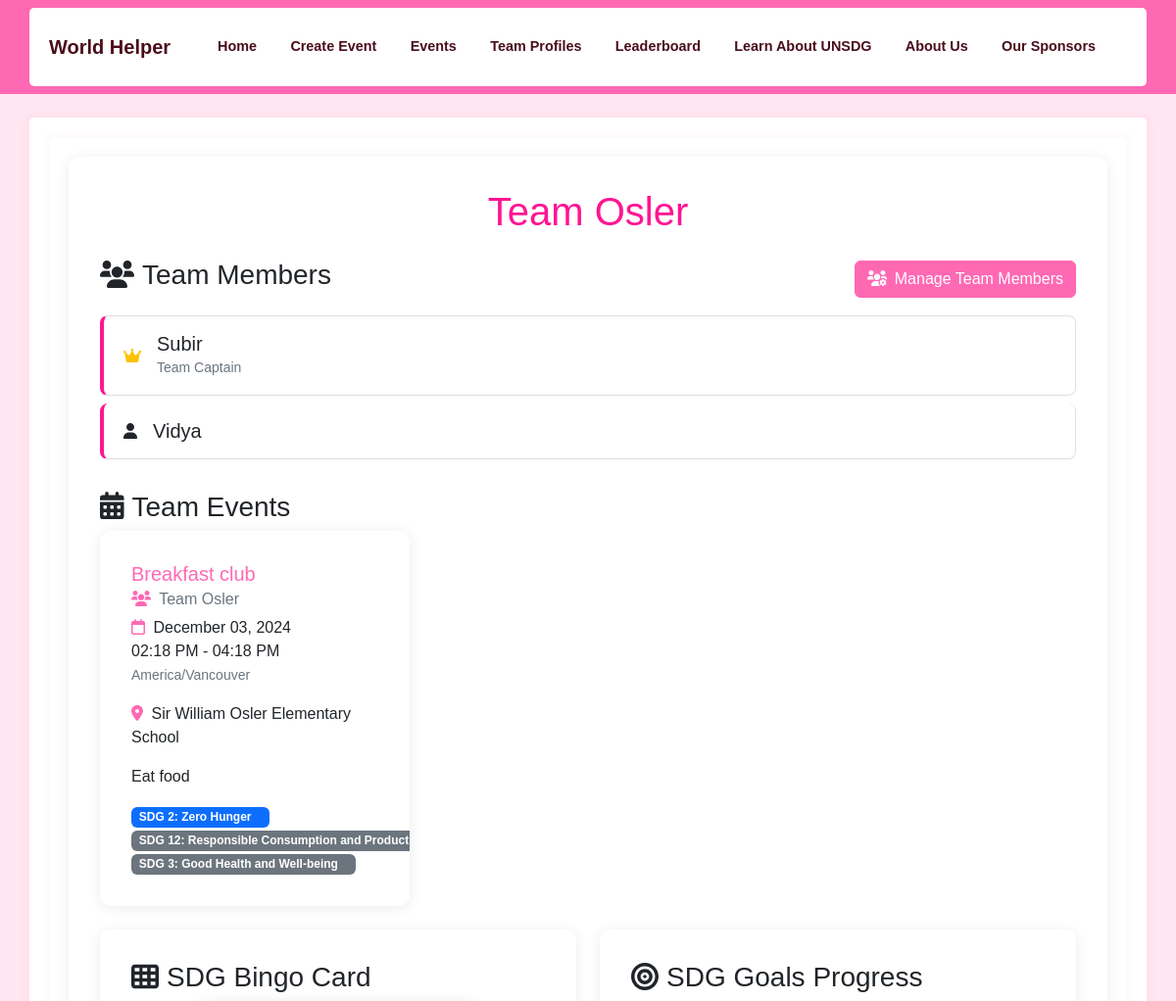
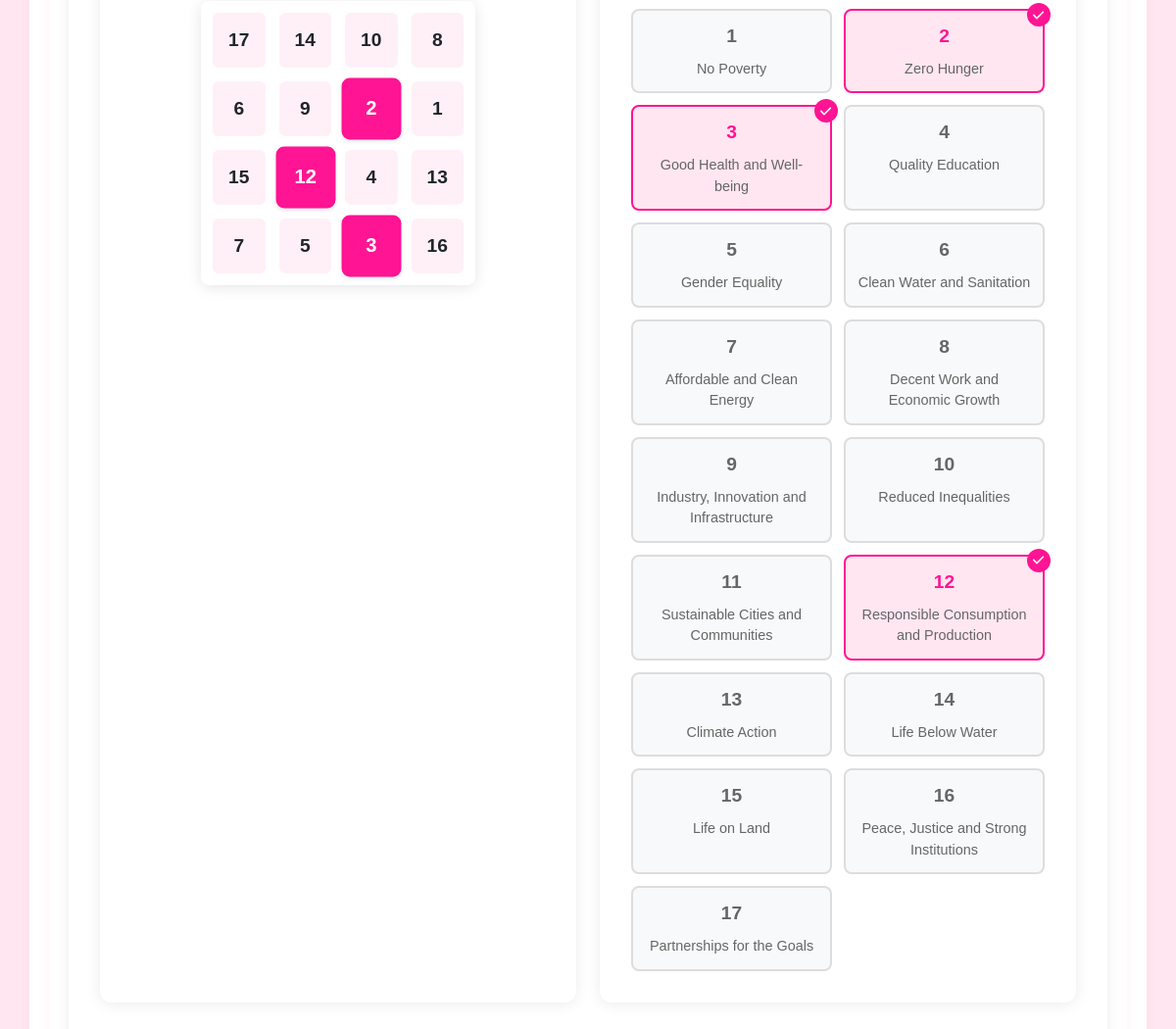
/team/1, run on the app's committed database (2 pictures, top to bottom).
### app/models.py (models this page shows, shortened)
class Team(db.Model):
    id = db.Column(db.Integer, primary_key=True)
    team_phrase = db.Column(db.String(100), nullable=False)
    name = db.Column(db.String(64), nullable=False)
    members = db.relationship('TeamMember', backref='team', lazy='dynamic',
                            cascade='all, delete-orphan')
    events = db.relationship('Event', backref='team', lazy='dynamic',
                           cascade='all, delete-orphan')
    bingo_card = db.relationship('BingoCard', backref='team', uselist=False,
                                cascade='all, delete-orphan')
    created_at = db.Column(db.DateTime, default=datetime.utcnow)

class TeamMember(db.Model):
    id = db.Column(db.Integer, primary_key=True)
    name = db.Column(db.String(64), nullable=False)
    team_id = db.Column(db.Integer, db.ForeignKey('team.id', ondelete='CASCADE'), nullable=False)
    is_captain = db.Column(db.Boolean, default=False)
    __table_args__ = (
        db.UniqueConstraint('team_id', 'name', name='unique_member_per_team'),
    )

class Event(db.Model):
    id = db.Column(db.Integer, primary_key=True)
    title = db.Column(db.String(100), nullable=False)
    description = db.Column(db.Text(1000))
    start_date = db.Column(db.DateTime, nullable=False)
    end_date = db.Column(db.DateTime, nullable=False)
    timezone = db.Column(db.String(50), nullable=False)
    location = db.Column(db.String(100))
    team_id = db.Column(db.Integer, db.ForeignKey('team.id', ondelete='CASCADE'), nullable=False)
    sdg_goals = db.Column(JSONType)
    created_at = db.Column(db.DateTime, default=datetime.utcnow)

### app/main/routes.py (the view)
@bp.route('/team/<int:team_id>')
def team(team_id):
    team = Team.query.get_or_404(team_id)
    events = team.events.order_by(Event.start_date.desc()).all()
    bingo_card = BingoCard.query.filter_by(team_id=team_id).first()
    team_sdg_goals = set()
    for event in events:
        if event.sdg_goals and 'goals' in event.sdg_goals:
            team_sdg_goals.update(event.sdg_goals['goals'])
    all_sdg_goals = [
        {
            'number': i,
            'description': SDG_DESCRIPTIONS[i],
            'achieved': i in team_sdg_goals
        } for i in range(1, 18)
    ]
    return render_template('team.html',
                         team=team,
                         events=events,
                         bingo_card=bingo_card,
                         sdg_descriptions=SDG_DESCRIPTIONS,
                         all_sdg_goals=all_sdg_goals)

### app/main/routes.py (called while the page is built)
@bp.context_processor
def utility_processor():
    return dict(SDG_DESCRIPTIONS=SDG_DESCRIPTIONS)

### app/models.py (called while the page is built)
    def process_result_value(self, value, dialect):
        if value is None:
            return None
        return json.loads(value)

### app/templates/team.html (shortened to what this page needs)
{% extends "base.html" %}
{% block content %}
<div class="container">
    <div class="card">
        <div class="card-body">
            <h1 class="card-title text-center mb-4">{{ team.name }}</h1>
            <div class="mb-4">
                <div class="d-flex justify-content-between align-items-center mb-3">
                    <h3><i class="fas fa-users me-2"></i>Team Members</h3>
                    <button class="btn btn-primary" data-bs-toggle="modal" data-bs-target="#teamManageModal">
                        <i class="fas fa-users-cog me-2"></i>Manage Team Members
                    </button>
                </div>
                <div class="list-group">
                    {% for member in team.members %}
                        {% if member.is_captain %}
                        <div class="list-group-item">
                            <div class="d-flex align-items-center">
                                <i class="fas fa-crown text-warning me-3"></i>
                                <div>
                                    <h5 class="mb-0">{{ member.name }}</h5>
                                    <small class="text-muted">Team Captain</small>
                                </div>
                            </div>
                        </div>
                        {% endif %}
                    {% endfor %}
                    {% for member in team.members %}
                        {% if not member.is_captain %}
                        <div class="list-group-item">
                            <div class="d-flex align-items-center">
                                <i class="fas fa-user me-3"></i>
                                <div>
                                    <h5 class="mb-0">{{ member.name }}</h5>
                                </div>
                            </div>
                        </div>
                        {% endif %}
                    {% endfor %}
                </div>
            </div>
            <div class="mb-4">
                <h3><i class="fas fa-calendar-alt me-2"></i>Team Events</h3>
                {% if events %}
                <div class="row row-cols-1 row-cols-md-2 row-cols-lg-3 g-4">
                    {% for event in events %}
                    <div class="col">
                        <div class="card h-100">
                            <div class="card-body">
                                <h5 class="card-title" style="color: #FF69B4;">{{ event.title }}</h5>
                                <h6 class="card-subtitle mb-2 text-muted">
                                    <i class="fas fa-users me-1" style="color: #FF69B4;"></i>
                                    {{ event.team.name }}
                                </h6>
                                <p class="card-text">
                                    <i class="far fa-calendar me-1" style="color: #FF69B4;"></i>
                                    {% if event.start_date.date() == event.end_date.date() %}
                                        {{ event.start_date.strftime('%B %d, %Y') }}<br>
                                        {{ event.start_date.strftime('%I:%M %p') }} - {{ event.end_date.strftime('%I:%M %p') }}
                                    {% else %}
                                        {{ event.start_date.strftime('%B %d, %Y %I:%M %p') }} -<br>
                                        {{ event.end_date.strftime('%B %d, %Y %I:%M %p') }}
                                    {% endif %}
                                    <br>
                                    <small class="text-muted">{{ event.timezone }}</small>
                                </p>
                                {% if event.location %}
                                <p class="card-text">
                                    <i class="fas fa-map-marker-alt me-1" style="color: #FF69B4;"></i>
                                    {{ event.location }}
                                </p>
                                {% endif %}
                                {% if event.description %}
                                <p class="card-text">{{ event.description }}</p>
                                {% endif %}
                                {% if event.sdg_goals %}
                                <div class="mt-2">
                                    {% for goal in event.sdg_goals.goals %}
                                    <span class="badge {% if goal == event.sdg_goals.primary %}bg-primary{% else %}bg-secondary{% endif %} me-1">
                                        SDG {{ goal }}: {{ sdg_descriptions[goal] }}
                                    </span>
                                    {% endfor %}
                                </div>
                                {% endif %}
                            </div>
                        </div>
                    </div>
                    {% endfor %}
                </div>
                {% else %}
                <p class="text-muted">No events created yet.</p>
                {% endif %}
            </div>
            <div class="row mb-4">
                <div class="col-md-6">
                    <div class="card h-100">
                        <div class="card-body">
                            <h3><i class="fas fa-th me-2"></i>SDG Bingo Card</h3>
                            {% if bingo_card %}
                                <div class="bingo-grid">
                                    {% for row in bingo_card.card_numbers %}
                                        <div class="bingo-row">
                                            {% for number in row %}
                                                <div class="bingo-cell {% if number and number in bingo_card.marked_numbers %}marked{% endif %}">
                                                    {% if number %}
                                                        {{ number }}
                                                    {% endif %}
                                                </div>
                                            {% endfor %}
                                        </div>
                                    {% endfor %}
                                </div>
                            {% else %}
                                <p class="text-muted">No bingo card available.</p>
                            {% endif %}
                        </div>
                    </div>
                </div>
                <div class="col-md-6">
                    <div class="card h-100">
                        <div class="card-body">
                            <h3><i class="fas fa-bullseye me-2"></i>SDG Goals Progress</h3>
                            <div class="sdg-goals-grid">
                                {% for goal in all_sdg_goals %}
                                <div class="sdg-goal-card {% if goal.achieved %}achieved{% endif %}">
                                    <div class="sdg-goal-number">{{ goal.number }}</div>
                                    <div class="sdg-goal-description">{{ goal.description }}</div>
                                    {% if goal.achieved %}
                                    <div class="sdg-goal-badge">
                                        <i class="fas fa-check"></i>
                                    </div>
                                    {% endif %}
                                </div>
                                {% endfor %}
                            </div>
                        </div>
                    </div>
                </div>
            </div>
        </div>
    </div>
</div>
{% endblock %}

### app/static/css/custom.css (style rules this page uses)
:root { --pink-primary: #FF1493; --pink-secondary: #FF69B4; --pink-light: #FFE6F0; --pink-border: #FFCCE6; --pink-hover: #FF1493; --pink-dark: #4a0e1c; }
body { font-family: 'Arial', sans-serif; background-color: var(--pink-light); }
.container { background-color: #ffffff; border-radius: 5px; padding: 20px; box-shadow: 0 0 10px rgba(255, 105, 180, 0.1); }
h1, .world-helper-title { color: var(--pink-primary); margin-bottom: 20px; }
.btn-primary { background-color: var(--pink-secondary); border-color: var(--pink-secondary); }
.badge { position: relative; padding-right: 1.5em; }
.bingo-grid { display: flex; flex-direction: column; gap: 10px; max-width: 400px; margin: 0 auto; }
.bingo-row { display: flex; gap: 10px; justify-content: center; }
.bingo-cell { width: 70px; height: 70px; border: 2px solid #ddd; border-radius: 8px; display: flex; align-items: center; justify-content: center; position: relative; background: #f8f9fa; transition: all 0.3s ease; font-weight: bold; font-size: 1.1rem; }
.bingo-cell.marked { background: var(--pink-light); border-color: var(--pink-primary); color: var(--pink-primary); }
.sdg-goals-grid { display: grid; grid-template-columns: repeat(auto-fill, minmax(140px, 1fr)); gap: 0.75rem; margin-top: 1rem; }
.sdg-goal-card { position: relative; padding: 0.75rem; border: 2px solid #ddd; border-radius: 8px; background: #f8f9fa; transition: all 0.3s ease; display: flex; flex-direction: column; align-items: center; text-align: center; font-size: 0.9rem; }
.sdg-goal-card.achieved { border-color: var(--pink-primary); background: var(--pink-light); }
.sdg-goal-number { font-size: 1.2rem; font-weight: bold; color: #666; margin-bottom: 0.5rem; }
.sdg-goal-card.achieved .sdg-goal-number { color: var(--pink-primary); }
.sdg-goal-description { font-size: 0.9rem; color: #666; }
.sdg-goal-badge { position: absolute; top: -8px; right: -8px; background: var(--pink-primary); color: white; width: 24px; height: 24px; border-radius: 50%; display: flex; align-items: center; justify-content: center; font-size: 0.8rem; }
.bingo-cell { width: 60px; height: 60px; font-size: 1.2rem; font-weight: bold; border: 2px solid #ddd; border-radius: 8px; transition: all 0.3s ease; }
.bingo-cell.marked { background: var(--pink-light); border-color: var(--pink-primary); color: var(--pink-primary); transform: scale(1.05); box-shadow: 0 2px 4px rgba(0, 0, 0, 0.1); }
.list-group-item { padding: 1rem 1.25rem; border-left: 4px solid var(--pink-primary); margin-bottom: 0.5rem; border-radius: 8px !important; transition: all 0.3s ease; }
.card { border: 2px solid var(--pink-border); border-radius: 12px; box-shadow: 0 4px 6px rgba(0, 0, 0, 0.1); overflow: hidden; }
.card-body { padding: 2rem; }
.card { border: none; box-shadow: 0 2px 15px rgba(0,0,0,0.08); transition: transform 0.2s ease; }
.bingo-grid { max-width: 280px; margin: 0 auto; background: white; padding: 10px; border-radius: 8px; box-shadow: 0 2px 15px rgba(0,0,0,0.1); }
.bingo-cell { background: rgba(255,105,180,0.1); border: 2px solid white; transition: all 0.3s ease; }
.bingo-cell.marked { background: var(--pink-primary); color: white; }

### app/templates/team.html (style rules this page uses)
body { overflow-y: scroll !important; padding-right: 0 !important; }

### data on the page
Team: name "Team Osler"
TeamMember: name "Subir"
TeamMember: name "Vidya"
Event: title "Breakfast club", team.name "Team Osler", start_date "December 03, 2024", start_date "02:18 PM", end_date "04:18 PM", timezone "America/Vancouver", location "Sir William Osler Elementary School", description "Eat food", goals "2" "12" "3", sdg_descriptions "Zero Hunger" "Responsible Consumption and…" "Good Health and Well-being"

### other printed values
{{ number }} "17" "14" "10" "8" "6" "9" "2" "1" "15" "12" "4" "13" "7" "5" "3" "16"
{{ goal.number }} "1" "2" "3" "4" "5" "6" "7" "8" "9" "10" "11" "12" "13" "14" "15" "16" "17"
{{ goal.description }} "No Poverty" "Zero Hunger" "Good Health and Well-being" "Quality Education" "Gender Equality" "Clean Water and Sanitation" "Affordable and Clean Energy" "Decent Work and Economic Growth" "Industry, Innovation and Infrastructure" "Reduced Inequalities" "Sustainable Cities and Communities" "Responsible Consumption and Production" "Climate Action" "Life Below Water" "Life on Land" "Peace, Justice and Strong Institutions" "Partnerships for the Goals"
